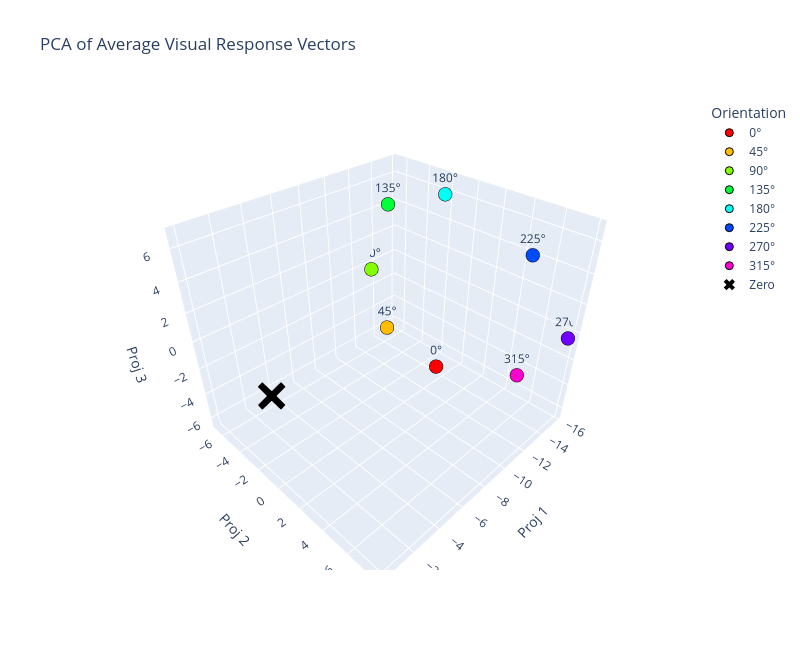

The notebook cell this image was saved under:
### Code cell
# plotting code
import plotly.graph_objects as go

# Orientation colormap
ori_cmap   = plt.get_cmap("hsv")
ori_colors = {a: ori_cmap(i / len(orientations_deg)) for i, a in enumerate(orientations_deg)}

def rgba_from_mpl(c, alpha=1.0):
    """Convert a matplotlib color tuple (r,g,b,a) to a plotly rgba string."""
    r, g, b, _ = c
    return f"rgba({int(r*255)},{int(g*255)},{int(b*255)},{alpha})"

traces = []
for i, angle in enumerate(orientations_deg):
    color = rgba_from_mpl(ori_colors[angle])
    traces.append(go.Scatter3d(
        x=[avg_proj[i, 0]], y=[avg_proj[i, 1]], z=[avg_proj[i, 2]],
        mode="markers+text",
        marker=dict(size=8, color=color, line=dict(color="black", width=1)),
        text=[f"{angle}°"],
        textposition="top center",
        name=f"{angle}°",
    ))

# Origin marker
traces.append(go.Scatter3d(
    x=[0], y=[0], z=[0],
    mode="markers",
    marker=dict(size=10, color="black", symbol="x"),
    name="Zero",
))

fig = go.Figure(data=traces)
fig.update_layout(
    title="PCA of Average Visual Response Vectors",
    scene=dict(
        xaxis_title="Proj 1",
        yaxis_title="Proj 2",
        zaxis_title="Proj 3",
    ),
    legend=dict(title="Orientation"),
    width=800, height=650,
)
fig.show()

### Figure 1 — Plotly figure (JSON) as saved in the notebook; plotly's stock layout.template omitted (floating-point values rounded to 4 significant figures)
{"data": [{"marker": {"color": "rgba(255,0,0,1.0)", "line": {"color": "black", "width": 1}, "size": 8}, "mode": "markers+text", "name": "0°", "text": ["0°"], "textposition": "top center", "type": "scatter3d", "x": [-14.11], "y": [-0.7096], "z": [-6.404]}, {"marker": {"color": "rgba(255,189,0,1.0)", "line": {"color": "black", "width": 1}, "size": 8}, "mode": "markers+text", "name": "45°", "text": ["45°"], "textposition": "top center", "type": "scatter3d", "x": [-13.53], "y": [-5.209], "z": [-4.851]}, {"marker": {"color": "rgba(131,255,0,1.0)", "line": {"color": "black", "width": 1}, "size": 8}, "mode": "markers+text", "name": "90°", "text": ["90°"], "textposition": "top center", "type": "scatter3d", "x": [-13.39], "y": [-6.659], "z": [-0.3821]}, {"marker": {"color": "rgba(0,255,57,1.0)", "line": {"color": "black", "width": 1}, "size": 8}, "mode": "markers+text", "name": "135°", "text": ["135°"], "textposition": "top center", "type": "scatter3d", "x": [-13.64], "y": [-5.205], "z": [4.904]}, {"marker": {"color": "rgba(0,255,245,1.0)", "line": {"color": "black", "width": 1}, "size": 8}, "mode": "markers+text", "name": "180°", "text": ["180°"], "textposition": "top center", "type": "scatter3d", "x": [-13.91], "y": [-0.6585], "z": [6.771]}, {"marker": {"color": "rgba(0,75,255,1.0)", "line": {"color": "black", "width": 1}, "size": 8}, "mode": "markers+text", "name": "225°", "text": ["225°"], "textposition": "top center", "type": "scatter3d", "x": [-14.93], "y": [5.148], "z": [4.484]}, {"marker": {"color": "rgba(113,0,255,1.0)", "line": {"color": "black", "width": 1}, "size": 8}, "mode": "markers+text", "name": "270°", "text": ["270°"], "textposition": "top center", "type": "scatter3d", "x": [-15.76], "y": [7.893], "z": [-0.356]}, {"marker": {"color": "rgba(255,0,207,1.0)", "line": {"color": "black", "width": 1}, "size": 8}, "mode": "markers+text", "name": "315°", "text": ["315°"], "textposition": "top center", "type": "scatter3d", "x": [-14.94], "y": [5.401], "z": [-4.167]}, {"marker": {"color": "black", "size": 10, "symbol": "x"}, "mode": "markers", "name": "Zero", "type": "scatter3d", "x": [0], "y": [0], "z": [0]}], "layout": {"height": 650, "legend": {"title": {"text": "Orientation"}}, "scene": {"xaxis": {"title": {"text": "Proj 1"}}, "yaxis": {"title": {"text": "Proj 2"}}, "zaxis": {"title": {"text": "Proj 3"}}}, "title": {"text": "PCA of Average Visual Response Vectors"}, "width": 800}}
